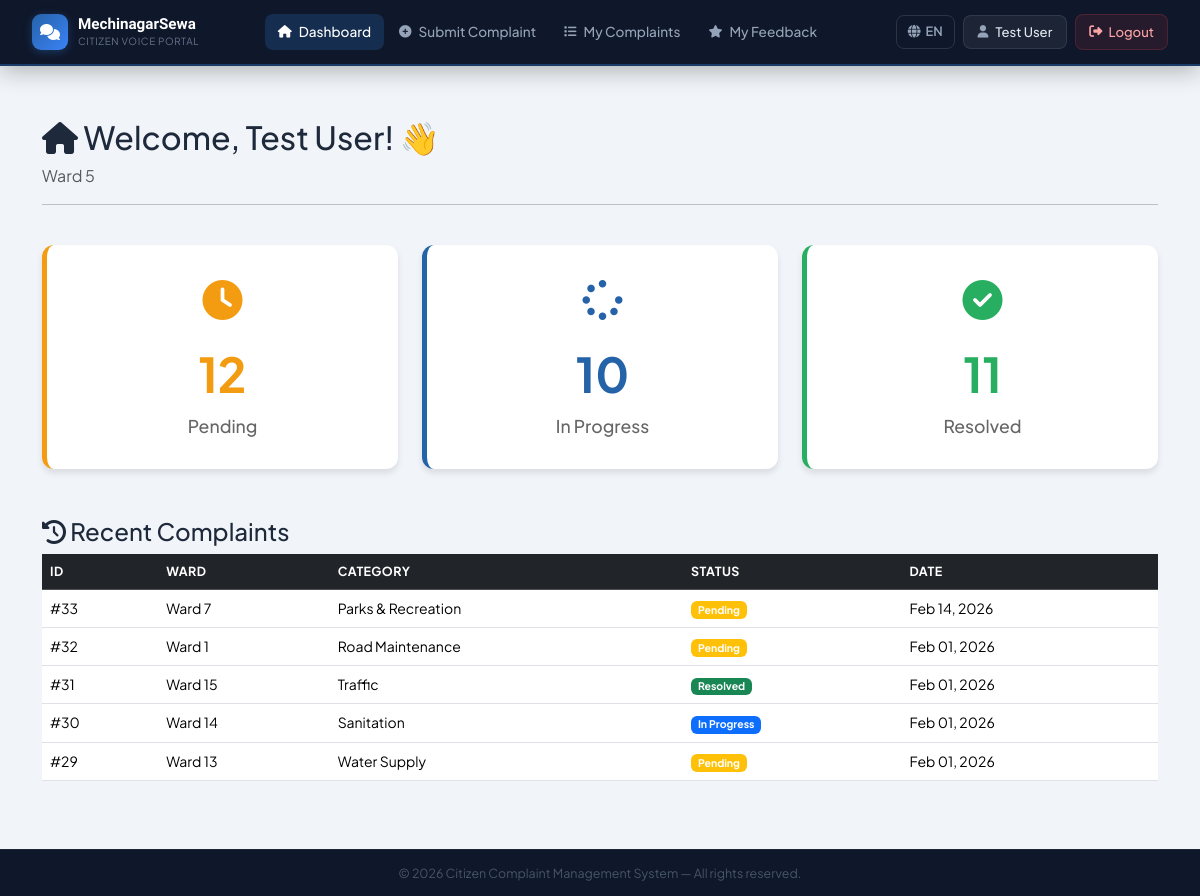
Screenshot of /accounts/dashboard/ (signed in) with the database file from the repository.
### accounts/models.py (models this page shows, shortened)
class User(AbstractUser):
    WARD_CHOICES = [(str(i), f'Ward {i}') for i in range(1, 16)]
    fullname = models.CharField(max_length=200)
    phone = models.CharField(max_length=20, blank=True, null=True)
    address = models.TextField(blank=True, null=True)
    ward = models.CharField(
        max_length=2,
        choices=WARD_CHOICES,
        blank=True,
        null=True,
        help_text="Your ward number (1-15)"
    )
    created_at = models.DateTimeField(auto_now_add=True)
    class Meta:
        db_table = 'users'

### complaints/models.py (models this page shows, shortened)
class Complaint(models.Model):
    STATUS_CHOICES = [
        ('Pending', 'Pending'),
        ('In Progress', 'In Progress'),
        ('Resolved', 'Resolved'),
    ]
    CATEGORY_CHOICES = [
        ('Road Maintenance', 'Road Maintenance'),
        ('Street Light', 'Street Light'),
        ('Water Supply', 'Water Supply'),
        ('Sanitation', 'Sanitation'),
        ('Traffic', 'Traffic'),
        ('Parks', 'Parks & Recreation'),
        ('Other', 'Other'),
    ]
    PRIORITY_CHOICES = [
        ('Normal', 'Normal'),
        ('Urgent', 'Urgent'),
    ]
    WARD_CHOICES = [(str(i), f'Ward {i}') for i in range(1, 16)]
    user = models.ForeignKey(
        settings.AUTH_USER_MODEL,
        on_delete=models.CASCADE,
        related_name='complaints'
    )
    ward = models.CharField(
        max_length=2,
        choices=WARD_CHOICES,
        help_text="Select your ward number (1-15)"
    )
    category = models.CharField(max_length=100, choices=CATEGORY_CHOICES)
    description = models.TextField()
    image = models.ImageField(upload_to=complaint_image_path, blank=True, null=True)
    status = models.CharField(max_length=20, choices=STATUS_CHOICES, default='Pending')
    priority = models.CharField(
        max_length=10,
        choices=PRIORITY_CHOICES,
        default='Normal',
        help_text="Priority level - Auto-flagged as Urgent after 7 days"
    )
    created_at = models.DateTimeField(auto_now_add=True)
    updated_at = models.DateTimeField(auto_now=True)
    class Meta:
        db_table = 'complaints'
        ordering = ['-created_at']
        verbose_name = 'Complaint'
        verbose_name_plural = 'Complaints'
        indexes = [
            models.Index(fields=['status', 'created_at']),
            models.Index(fields=['ward', 'status']),
            models.Index(fields=['priority', 'status']),
        ]

### accounts/views.py (the view)
# urls.py: path('dashboard/', views.citizen_dashboard, name='citizen_dashboard'),
def citizen_dashboard(request):
    if not request.user.is_authenticated:
        return redirect('citizen_login')
    from complaints.models import Complaint
    from django.db.models import Count, Q
    stats = Complaint.objects.filter(user=request.user).aggregate(
        pending=Count('id', filter=Q(status='Pending')),
        in_progress=Count('id', filter=Q(status='In Progress')),
        resolved=Count('id', filter=Q(status='Resolved'))
    )
    recent_complaints = Complaint.objects.filter(user=request.user).select_related('user').order_by('-created_at')[:5]
    context = {
        'stats': stats,
        'recent_complaints': recent_complaints
    }
    return render(request, 'accounts/dashboard.html', context)

### accounts/templates/accounts/dashboard.html (shortened to what this page needs)
{% extends 'base.html' %}
{% block content %}
<div class="container py-4">
    <div class="row mb-4">
        <div class="col-12">
            <h2>
                <i class="fas fa-home"></i> {{ t.welcome }}, {{ user.fullname }}! 👋
            </h2>
            {% if user.ward %}
                <p class="text-muted">{{ t.ward }} {{ user.ward }}</p>
            {% endif %}
            <hr>
        </div>
    </div>
    <div class="row g-4 mb-5">
        <div class="col-md-4">
            <div class="stats-card pending">
                <div class="icon-container">
                    <i class="fas fa-clock" style="color: #f39c12;"></i>
                </div>
                <h2>{{ stats.pending }}</h2>
                <p>{{ t.pending }}</p>
            </div>
        </div>
        <div class="col-md-4">
            <div class="stats-card progress">
                <div class="icon-container">
                    <i class="fas fa-spinner" style="color: #2563a8;"></i>
                </div>
                <h2>{{ stats.in_progress }}</h2>
                <p>{{ t.in_progress }}</p>
            </div>
        </div>
        <div class="col-md-4">
            <div class="stats-card resolved">
                <div class="icon-container">
                    <i class="fas fa-check-circle" style="color: #27ae60;"></i>
                </div>
                <h2>{{ stats.resolved }}</h2>
                <p>{{ t.resolved }}</p>
            </div>
        </div>
    </div>
    <div class="row">
        <div class="col-12">
            <h4><i class="fas fa-history"></i> {{ t.recent_complaints }}</h4>
            {% if recent_complaints %}
                <div class="table-responsive">
                    <table class="table table-hover">
                        <thead class="table-dark">
                            <tr>
                                <th>{{ t.id }}</th>
                                <th>{{ t.ward }}</th>
                                <th>{{ t.category }}</th>
                                <th>{{ t.status }}</th>
                                <th>{{ t.date }}</th>
                            </tr>
                        </thead>
                        <tbody>
                            {% for complaint in recent_complaints %}
                                <tr>
                                    <td>#{{ complaint.id }}</td>
                                    <td>{{ t.ward }} {{ complaint.ward }}</td>
                                    <td>
                                        {% if complaint.category == 'Road Maintenance' %}{{ t.road_maintenance }}
                                        {% elif complaint.category == 'Street Light' %}{{ t.street_light }}
                                        {% elif complaint.category == 'Water Supply' %}{{ t.water_supply }}
                                        {% elif complaint.category == 'Sanitation' %}{{ t.sanitation }}
                                        {% elif complaint.category == 'Traffic' %}{{ t.traffic }}
                                        {% elif complaint.category == 'Parks' %}{{ t.parks }}
                                        {% else %}{{ t.other }}{% endif %}
                                    </td>
                                    <td>
                                        {% if complaint.status == 'Pending' %}
                                            <span class="badge bg-warning">{{ t.pending }}</span>
                                        {% elif complaint.status == 'In Progress' %}
                                            <span class="badge bg-primary">{{ t.in_progress }}</span>
                                        {% else %}
                                            <span class="badge bg-success">{{ t.resolved }}</span>
                                        {% endif %}
                                    </td>
                                    <td>{{ complaint.created_at|date:"M d, Y" }}</td>
                                </tr>
                            {% endfor %}
                        </tbody>
                    </table>
                </div>
            {% else %}
                <div class="alert alert-info">
                    <i class="fas fa-info-circle"></i> {{ t.no_complaints_yet }}
                </div>
            {% endif %}
        </div>
    </div>
</div>
{% endblock %}

### templates/base.html (shortened to what this page needs)
{% load static %}
<!DOCTYPE html>
<html lang="{{ lang }}">
<head>
    <link href="https://cdn.jsdelivr.net/npm/bootstrap@5.3.3/dist/css/bootstrap.min.css" rel="stylesheet">
    <link rel="stylesheet" href="https://cdnjs.cloudflare.com/ajax/libs/font-awesome/6.4.0/css/all.min.css">
</head>
<body>
    <nav class="main-navbar">
        <div class="navbar-inner">
            <a href="/" class="navbar-brand-custom">
                <div class="brand-icon">
                    <i class="fas fa-comments"></i>
                </div>
                <div>
                    <div class="brand-text">MechinagarSewa</div>
                    <div class="brand-sub">Citizen Voice Portal</div>
                </div>
            </a>
            <ul class="nav-links" id="navLinks">
                {% if user.is_authenticated %}
                    {% if user.is_staff %}
                        <li>
                            <a class="nav-link-custom" href="{% url 'admin_dashboard' %}">
                                <i class="fas fa-tachometer-alt"></i> {{ t.dashboard }}
                            </a>
                        </li>
                        <li>
                            <a class="nav-link-custom" href="{% url 'admin_complaint_list' %}">
                                <i class="fas fa-tasks"></i> {{ t.manage_complaints }}
                            </a>
                        </li>
                        <li>
                            <a class="nav-link-custom" href="{% url 'admin_statistics' %}">
                                <i class="fas fa-chart-bar"></i> {{ t.statistics }}
                            </a>
                        </li>
                        <li>
                            <a class="nav-link-custom" href="/admin/">
                                <i class="fas fa-cog"></i> {{ t.admin_panel }}
                            </a>
                        </li>
                    {% else %}
                        <li>
                            <a class="nav-link-custom" href="{% url 'citizen_dashboard' %}">
                                <i class="fas fa-home"></i> {{ t.dashboard }}
                            </a>
                        </li>
                        <li>
                            <a class="nav-link-custom" href="{% url 'submit_complaint' %}">
                                <i class="fas fa-plus-circle"></i> {{ t.submit_complaint }}
                            </a>
                        </li>
                        <li>
                            <a class="nav-link-custom" href="{% url 'my_complaints' %}">
                                <i class="fas fa-list"></i> {{ t.my_complaints }}
                            </a>
                        </li>
                        <li>
                            <a class="nav-link-custom" href="{% url 'my_feedback' %}">
                                <i class="fas fa-star"></i> {{ t.my_feedback }}
                            </a>
                        </li>
                    {% endif %}
                {% endif %}
            </ul>
            <div class="navbar-right">
                <div class="dropdown">
                    <button class="lang-btn" data-bs-toggle="dropdown" aria-expanded="false">
                        <i class="fas fa-globe"></i>
                        {% if lang == 'ne' %}NE{% else %}EN{% endif %}
                    </button>
                </div>
                {% if user.is_authenticated %}
                    <div class="user-pill">
                        {% if user.is_staff %}
                            <i class="fas fa-user-shield"></i>
                        {% else %}
                            <i class="fas fa-user"></i>
                        {% endif %}
                        <span>{{ user.fullname|truncatechars:16 }}</span>
                    </div>
                    <a href="#" class="logout-btn" onclick="confirmLogout(event)">
                        <i class="fas fa-sign-out-alt"></i>
                        <span class="d-none d-md-inline">{{ t.logout }}</span>
                    </a>
                {% endif %}
            </div>
        </div>
    </nav>
    <div class="page-content">
        {% block content %}{% endblock %}
    </div>
    <footer class="main-footer">
        © {% now "Y" %} Citizen Complaint Management System &mdash; All rights reserved.
    </footer>
</body>
</html>

### rows the page displays
User: fullname "Test User", ward "5"
Complaint: in_progress "In Progress", id "30", ward "Ward", ward "14", sanitation "Sanitation", created_at "Feb 01, 2026"
Complaint: resolved "Resolved", id "31", ward "Ward", ward "15", traffic "Traffic", created_at "Feb 01, 2026"
Complaint: id "33", ward "Ward", ward "7", parks "Parks & Recreation", pending "Pending", created_at "Feb 14, 2026"
Complaint: id "32", ward "Ward", ward "1", road_maintenance "Road Maintenance", pending "Pending", created_at "Feb 01, 2026"
Complaint: id "29", ward "Ward", ward "13", water_supply "Water Supply", pending "Pending", created_at "Feb 01, 2026"

### other values shown
{{ t.dashboard }} "Dashboard"
{{ t.submit_complaint }} "Submit Complaint"
{{ t.my_complaints }} "My Complaints"
{{ t.my_feedback }} "My Feedback"
{{ t.logout }} "Logout"
{{ t.welcome }} "Welcome"
{{ t.ward }} "Ward"
{{ stats.pending }} "12"
{{ t.pending }} "Pending"
{{ stats.in_progress }} "10"
{{ stats.resolved }} "11"
{{ t.recent_complaints }} "Recent Complaints"
{{ t.id }} "ID"
{{ t.ward }} "WARD"
{{ t.category }} "CATEGORY"
